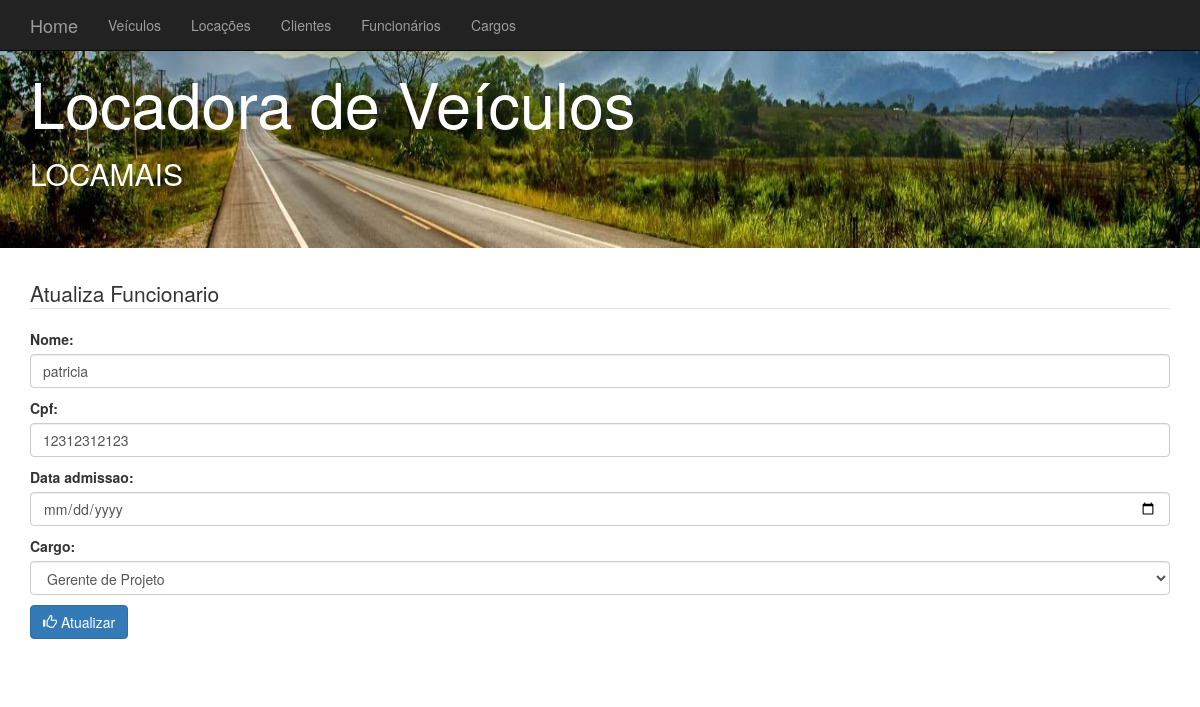
Page /atualizafuncionario/3/ on the earlier database version.
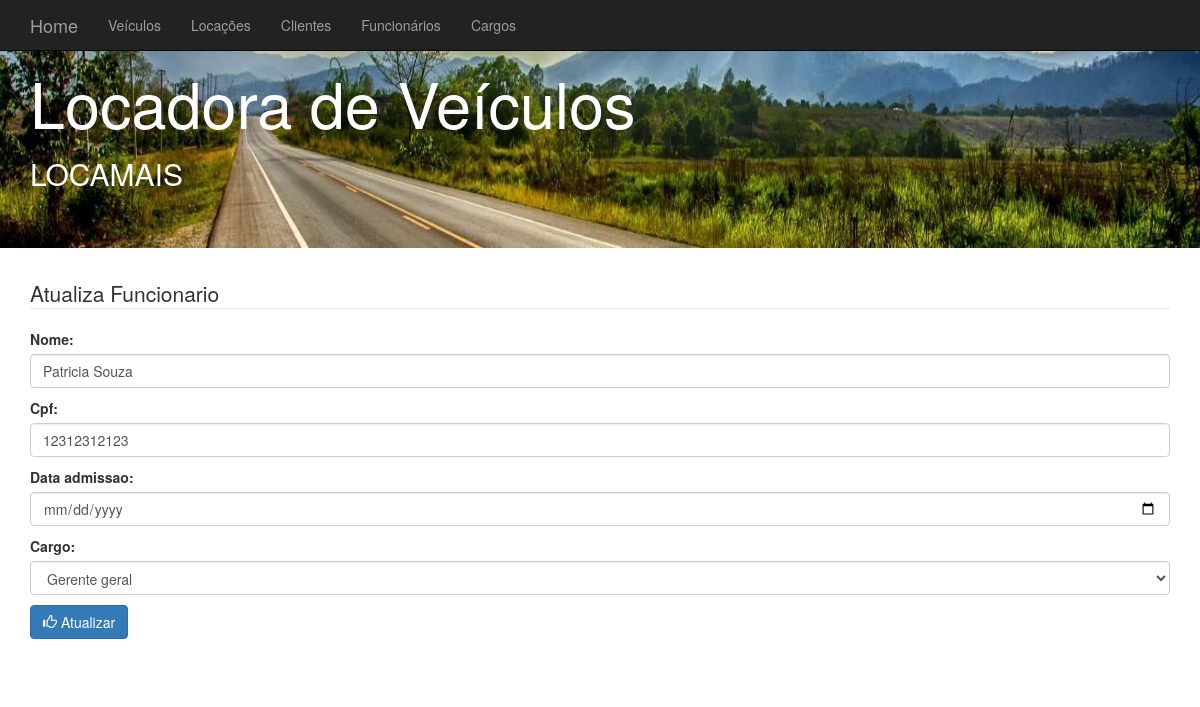
Same page on the later database version.
### core/models.py (models this page shows, shortened)
class Funcionario(models.Model):
    nome = models.CharField(max_length=200)
    cpf = models.CharField(max_length=15)
    data_admissao = models.DateField()
    cargo = models.ForeignKey(Cargo, on_delete=models.CASCADE)

class Cargo(models.Model):
    nome = models.CharField(max_length=200)
    descricao = models.CharField(max_length=200)
    salario = models.DecimalField(max_digits=7, decimal_places=2)
    def __str__(self):
        return self.nome

### core/views.py (the view)
# urls.py: path('atualizafuncionario/<int:pk>/', atualiza_funcionario, name='url_atualizafuncionario'),
def atualiza_funcionario(request, pk):
    data = {}
    funcionario = Funcionario.objects.get(pk=pk)
    form = FuncionarioForm(request.POST or None, instance=funcionario) #Passar o formulario preenchido
    if form.is_valid():
        form.save()  # Salva
        return redirect('url_funcionario')  # E redireciona para a listagem
    data['form'] = form
    return render(request, 'core/atualizafuncionario.html', data)

### core/forms.py
class FuncionarioForm(forms.ModelForm):
    nome = forms.CharField(widget=forms.TextInput(attrs={'class': 'form-control'}))
    cpf = forms.CharField(widget=forms.TextInput(attrs={'class': 'form-control'}))
    data_admissao = forms.DateField(widget=forms.DateTimeInput(attrs={'type':'date','class': 'form-control'}))
    cargo = forms.ModelChoiceField(queryset=Cargo.objects.all(),widget=forms.Select(attrs={'class': 'form-control'}))
    class Meta:
        model = Funcionario
        fields = ('nome','cpf','data_admissao','cargo')

### core/templates/core/atualizafuncionario.html (shortened to what this page needs)
{% extends "core/base.html" %}
{% load static %}
{% block content %}
<div class="container">
	<form method="post">
		<fieldset>
	  		<legend>Atualiza Funcionario</legend>
			{{ form.as_p }}
	  		<button type="submit" class="btn btn-primary">
	  				<span class="glyphicon glyphicon-thumbs-up"></span>
	  				Atualizar
			</button>
		</fieldset>
	</form>
</div>
<div class="container">
 	<br /> <br />
</div>
{% endblock %}

Differences in the rows shown:
changed Funcionario: nome "patricia" → "Patricia Souza"; cargo "Gerente de Projeto" → "Gerente geral"
